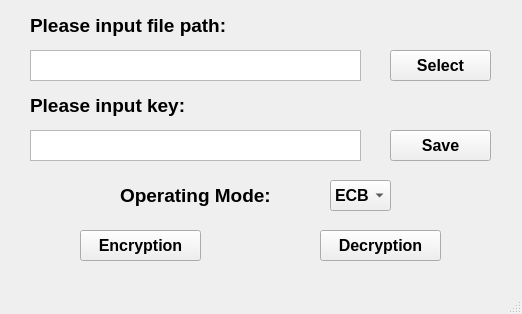
<?xml version="1.0" encoding="UTF-8"?>
<ui version="4.0">
 <class>System_UI</class>
 <widget class="QMainWindow" name="System_UI">
  <property name="geometry">
   <rect>
    <x>0</x>
    <y>0</y>
    <width>522</width>
    <height>314</height>
   </rect>
  </property>
  <property name="windowTitle">
   <string>System_UI</string>
  </property>
  <widget class="QWidget" name="centralwidget">
   <widget class="QPushButton" name="Select">
    <property name="geometry">
     <rect>
      <x>390</x>
      <y>50</y>
      <width>101</width>
      <height>31</height>
     </rect>
    </property>
    <property name="font">
     <font>
      <pointsize>12</pointsize>
      <weight>75</weight>
      <bold>true</bold>
     </font>
    </property>
    <property name="text">
     <string>Select</string>
    </property>
   </widget>
   <widget class="QTextEdit" name="FilePath">
    <property name="geometry">
     <rect>
      <x>30</x>
      <y>50</y>
      <width>331</width>
      <height>31</height>
     </rect>
    </property>
    <property name="html">
     <string>&lt;!DOCTYPE HTML PUBLIC &quot;-//W3C//DTD HTML 4.0//EN&quot; &quot;http://www.w3.org/TR/REC-html40/strict.dtd&quot;&gt;
&lt;html&gt;&lt;head&gt;&lt;meta name=&quot;qrichtext&quot; content=&quot;1&quot; /&gt;&lt;style type=&quot;text/css&quot;&gt;
p, li { white-space: pre-wrap; }
&lt;/style&gt;&lt;/head&gt;&lt;body style=&quot; font-family:'SimSun'; font-size:9pt; font-weight:400; font-style:normal;&quot;&gt;
&lt;p style=&quot;-qt-paragraph-type:empty; margin-top:0px; margin-bottom:0px; margin-left:0px; margin-right:0px; -qt-block-indent:0; text-indent:0px; font-family:'SimSun';&quot;&gt;&lt;br /&gt;&lt;/p&gt;&lt;/body&gt;&lt;/html&gt;</string>
    </property>
   </widget>
   <widget class="QTextEdit" name="KeyValue">
    <property name="geometry">
     <rect>
      <x>30</x>
      <y>130</y>
      <width>331</width>
      <height>31</height>
     </rect>
    </property>
    <property name="html">
     <string>&lt;!DOCTYPE HTML PUBLIC &quot;-//W3C//DTD HTML 4.0//EN&quot; &quot;http://www.w3.org/TR/REC-html40/strict.dtd&quot;&gt;
&lt;html&gt;&lt;head&gt;&lt;meta name=&quot;qrichtext&quot; content=&quot;1&quot; /&gt;&lt;style type=&quot;text/css&quot;&gt;
p, li { white-space: pre-wrap; }
&lt;/style&gt;&lt;/head&gt;&lt;body style=&quot; font-family:'SimSun'; font-size:9pt; font-weight:400; font-style:normal;&quot;&gt;
&lt;p style=&quot;-qt-paragraph-type:empty; margin-top:0px; margin-bottom:0px; margin-left:0px; margin-right:0px; -qt-block-indent:0; text-indent:0px; font-family:'SimSun';&quot;&gt;&lt;br /&gt;&lt;/p&gt;&lt;/body&gt;&lt;/html&gt;</string>
    </property>
   </widget>
   <widget class="QComboBox" name="LineBox">
    <property name="geometry">
     <rect>
      <x>330</x>
      <y>180</y>
      <width>61</width>
      <height>31</height>
     </rect>
    </property>
    <property name="font">
     <font>
      <pointsize>12</pointsize>
      <weight>75</weight>
      <bold>true</bold>
     </font>
    </property>
    <property name="layoutDirection">
     <enum>Qt::LeftToRight</enum>
    </property>
    <property name="editable">
     <bool>false</bool>
    </property>
    <property name="currentIndex">
     <number>0</number>
    </property>
    <property name="frame">
     <bool>true</bool>
    </property>
    <property name="modelColumn">
     <number>0</number>
    </property>
    <item>
     <property name="text">
      <string>ECB</string>
     </property>
    </item>
    <item>
     <property name="text">
      <string>CBC</string>
     </property>
    </item>
    <item>
     <property name="text">
      <string>CFB</string>
     </property>
    </item>
    <item>
     <property name="text">
      <string>OFB</string>
     </property>
    </item>
    <item>
     <property name="text">
      <string>CTR</string>
     </property>
    </item>
    <item>
     <property name="text">
      <string>PCBC</string>
     </property>
    </item>
   </widget>
   <widget class="QPushButton" name="Encryption">
    <property name="geometry">
     <rect>
      <x>80</x>
      <y>230</y>
      <width>121</width>
      <height>31</height>
     </rect>
    </property>
    <property name="font">
     <font>
      <pointsize>12</pointsize>
      <weight>75</weight>
      <bold>true</bold>
     </font>
    </property>
    <property name="text">
     <string>Encryption</string>
    </property>
   </widget>
   <widget class="QPushButton" name="Decryption">
    <property name="geometry">
     <rect>
      <x>320</x>
      <y>230</y>
      <width>121</width>
      <height>31</height>
     </rect>
    </property>
    <property name="font">
     <font>
      <pointsize>12</pointsize>
      <weight>75</weight>
      <bold>true</bold>
     </font>
    </property>
    <property name="text">
     <string>Decryption</string>
    </property>
   </widget>
   <widget class="QLabel" name="label">
    <property name="geometry">
     <rect>
      <x>30</x>
      <y>10</y>
      <width>281</width>
      <height>31</height>
     </rect>
    </property>
    <property name="font">
     <font>
      <pointsize>14</pointsize>
      <weight>75</weight>
      <bold>true</bold>
     </font>
    </property>
    <property name="text">
     <string>Please input file path:</string>
    </property>
   </widget>
   <widget class="QLabel" name="label_2">
    <property name="geometry">
     <rect>
      <x>30</x>
      <y>90</y>
      <width>281</width>
      <height>31</height>
     </rect>
    </property>
    <property name="font">
     <font>
      <pointsize>14</pointsize>
      <weight>75</weight>
      <bold>true</bold>
     </font>
    </property>
    <property name="text">
     <string>Please input key:</string>
    </property>
   </widget>
   <widget class="QLabel" name="label_3">
    <property name="geometry">
     <rect>
      <x>120</x>
      <y>180</y>
      <width>171</width>
      <height>31</height>
     </rect>
    </property>
    <property name="font">
     <font>
      <pointsize>14</pointsize>
      <weight>75</weight>
      <bold>true</bold>
     </font>
    </property>
    <property name="text">
     <string>Operating Mode:</string>
    </property>
   </widget>
   <widget class="QPushButton" name="Save">
    <property name="geometry">
     <rect>
      <x>390</x>
      <y>130</y>
      <width>101</width>
      <height>31</height>
     </rect>
    </property>
    <property name="font">
     <font>
      <pointsize>12</pointsize>
      <weight>75</weight>
      <bold>true</bold>
     </font>
    </property>
    <property name="text">
     <string>Save</string>
    </property>
   </widget>
  </widget>
  <widget class="QMenuBar" name="menubar">
   <property name="geometry">
    <rect>
     <x>0</x>
     <y>0</y>
     <width>522</width>
     <height>22</height>
    </rect>
   </property>
  </widget>
  <widget class="QStatusBar" name="statusbar"/>
 </widget>
 <resources/>
 <connections/>
</ui>
